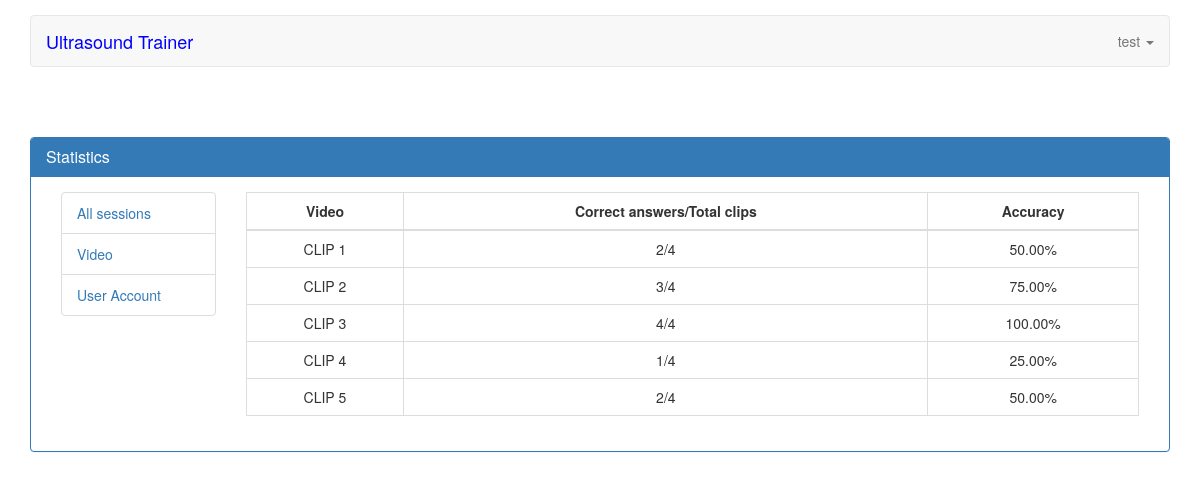
/video (signed in), run on the app's committed database.
### servey/models.py (models this page shows, shortened)
class Video(models.Model):
    ANSWER_CHOICE = (
        (1, 'Normal'),
        (2, 'Moderately reduced',),
        (3, 'Severely reduced',)
    )
    path = models.FileField(blank=True, verbose_name="Upload video (mp4, mkv)", max_length=255, upload_to='videos/', validators=[validate_file_extension])
    title = models.TextField(blank=True, verbose_name="Title question")
    answer = models.IntegerField(choices=ANSWER_CHOICE, default=1)
    created_at = models.DateTimeField(auto_now_add=True)
    updated_at = models.DateTimeField(auto_now=True)
    def __str__(self):
        return self.title
    def count_answer(self):
        total_answer = ResultDetail.objects.filter(video_id=self.id).count()
        get_correct_answer = ResultDetail.objects.filter(video_id=self.id).values('answer')
        correct = 0
        for item in get_correct_answer:
            if item.get('answer') == self.answer:
                correct +=1
        if correct > 0:
            context = {
                "total": str(correct) + "/" + str(total_answer),
                "accuracy": format(Decimal(correct *100 / total_answer), '.2f')
            }
        else:
            context = {
                "total": '',
                "accuracy": ''
            }
        return context

### servey/views.py (the view)
@login_required(login_url=settings.LOGIN_URL)
def video(request):
    if request.user.is_authenticated:
        videos = Video.objects.all()
        context = {
            "videos": videos
        }
        return render(request, 'statistical/video.html', context)
    else:
        return JsonResponse({"status": False, "messages": "Authentication required"},safe=False)

### templates/statistical/video.html
{% extends 'statistical/index.html' %}
{% block main %}
    <div class="col-md-10">
    <div class="table-responsive">
        <table class="table table-bordered table-hover">
            <thead>
            <tr>
                <th class="text-center">Video</th>
                <th class="text-center">Correct answers/Total clips</th>
                <th class="text-center">Accuracy</th>
            </tr>
            </thead>
            <tbody>
                {% for video in videos %}
                <tr class="text-center">
                    <td>{{ video }}</td>
                    <td>{{ video.count_answer.total }} </td>
                    <td>{{ video.count_answer.accuracy }}%</td>
                </tr>
                {% endfor %}
            </tbody>
        </table>
    </div>
    </div>
{% endblock %}

### templates/partials/index.html (shortened to what this page needs)
<!DOCTYPE html>
<html lang="en">
    {% load staticfiles %}
    <head>
        <link href="https://stackpath.bootstrapcdn.com/bootstrap/3.3.6/css/bootstrap.min.css" rel="stylesheet">
        <link rel="stylesheet" href="{% static 'main.css' %}">
    </head>
    <body>
    <div class="container" id="container_main" >
        <nav class="navbar navbar-default" role="navigation">
        <div class="navbar-header">
            {% if user.is_superuser and user.is_staff %}
                <a class="navbar-brand" href="{% url 'admin:index' %}" style="color: blue">Ultrasound Trainer Admin</a>
            {% else %}
                <a class="navbar-brand" href="{% url 'index' %}" style="color: blue">Ultrasound Trainer</a>
            {% endif %}
        </div>
        <div class="collapse navbar-collapse navbar-ex1-collapse">
            <ul class="nav navbar-nav navbar-right">
                <li class="dropdown">
                    <a href="#" class="dropdown-toggle" data-toggle="dropdown">
                        {% if request.user.is_authenticated %}
                            <span>{{ request.user.username }}</span>
                            <b class="caret"></b>
                        {% endif %}
                    </a>
                </li>
            </ul>
        </div>
        </nav>
        <div class="row" style="padding-top: 50px;">
            {% block content %}
            {%  endblock %}
        </div>
    </div>
    </body>
</html>

### static/main.css (style rules this page uses)
#container_main { padding-top: 15px; }
.row { margin-right: 0; margin-left: 0; }
ul li { list-style-type: none; }

### data on the page
Video: title "CLIP 1", count_answer.total "2/4", count_answer.accuracy "50.00"
Video: title "CLIP 2", count_answer.total "3/4", count_answer.accuracy "75.00"
Video: title "CLIP 3", count_answer.total "4/4", count_answer.accuracy "100.00"
Video: title "CLIP 4", count_answer.total "1/4", count_answer.accuracy "25.00"
Video: title "CLIP 5", count_answer.total "2/4", count_answer.accuracy "50.00"

### other printed values
{{ request.user.username }} "test"
